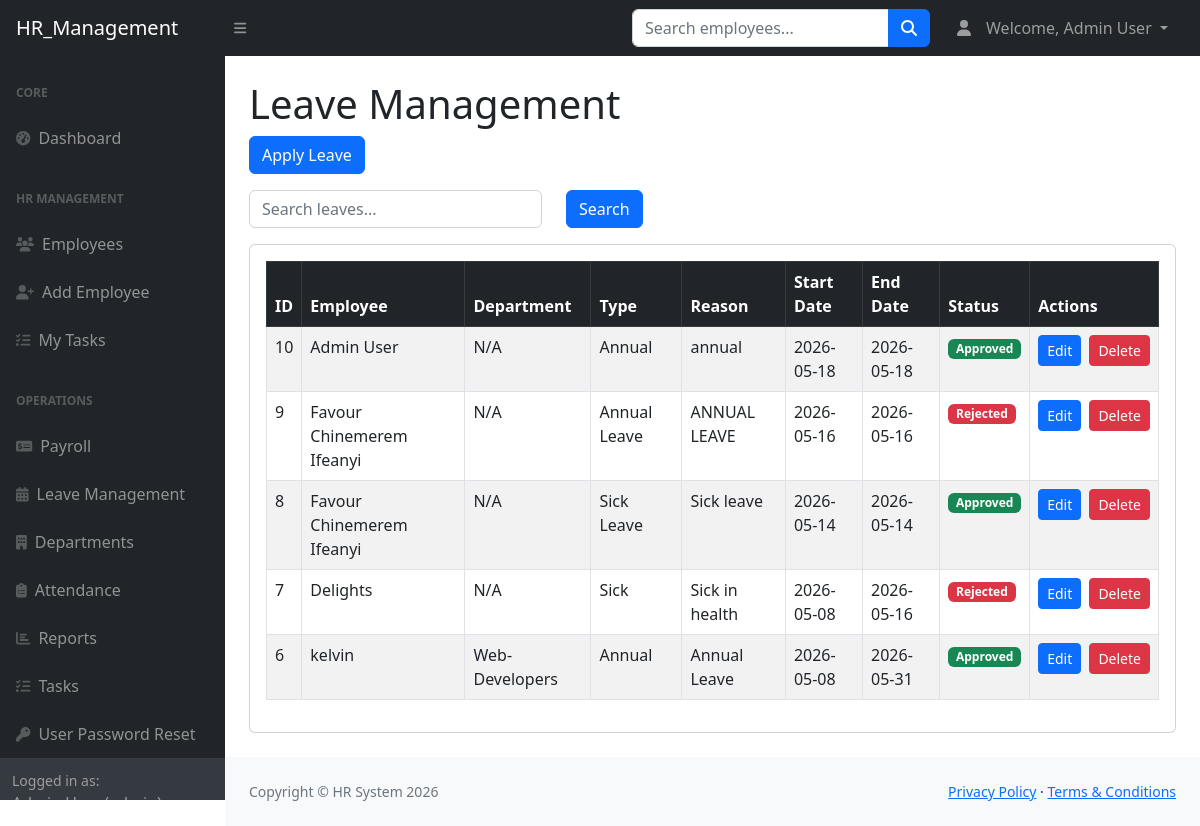
Screenshot of /hr_suite/leaves/index.php (signed in) with the database file from the repository.
### tables this page shows
CREATE TABLE `leaves` (
  `id` int(11) NOT NULL,
  `user_id` int(11) NOT NULL,
  `leave_type` varchar(50) NOT NULL,
  `start_date` date NOT NULL,
  `end_date` date NOT NULL,
  `reason` text NOT NULL,
  `status` enum('pending','approved','rejected') NOT NULL DEFAULT 'pending',
  `created_at` timestamp NOT NULL DEFAULT current_timestamp()
);

CREATE TABLE `users` (
  `id` int(11) NOT NULL,
  `full_name` varchar(100) NOT NULL,
  `email` varchar(100) NOT NULL,
  `password` varchar(255) NOT NULL,
  `role` enum('admin','hr','employee') NOT NULL DEFAULT 'employee',
  `department_id` int(11) NOT NULL,
  `created_at` timestamp NOT NULL DEFAULT current_timestamp(),
  `profile_image` varchar(255) DEFAULT NULL
);

CREATE TABLE `departments` (
  `id` int(11) NOT NULL,
  `department_name` varchar(100) NOT NULL,
  `created_at` timestamp NOT NULL DEFAULT current_timestamp()
);

### hr_suite/leaves/index.php (the view, shortened to what this page needs)
<?php
$limit = 5;
$page = isset($_GET['page']) ? $_GET['page'] : 1;
$start = ($page - 1) * $limit;
include("../config/db.php");
$search = "";
$sql = "SELECT
            leaves.*,
            users.full_name,
            departments.department_name
        FROM leaves
        LEFT JOIN users
        ON leaves.user_id = users.id
        LEFT JOIN departments
        ON users.department_id = departments.id
        WHERE
            users.full_name LIKE '%$search%'
            OR leaves.leave_type LIKE '%$search%'
            OR leaves.status LIKE '%$search%'
            OR leaves.start_date LIKE '%$search%'
            OR leaves.end_date LIKE '%$search%'
       ORDER BY id DESC
       LIMIT $start, $limit";
$result = mysqli_query($conn, $sql);
?>
<?php include("../includes/header.php"); ?>
<div id="layoutSidenav">
    <?php include("../includes/sidebar.php"); ?>
    <div id="layoutSidenav_content">
        <main>
            <div class="container-fluid px-4">
                <h1 class="mt-4">Leave Management</h1>
                <?php if($_SESSION['role'] == 'admin' || $_SESSION['role'] == 'hr'): ?>
                <a href="add_leave.php" class="btn btn-primary mb-3">
                    Apply Leave
                </a>
                <?php endif; ?>
                <form method="GET" class="mb-3">
                    <div class="row">
                        <div class="col-md-4">
                            <input type="text"
                                   name="search"
                                   class="form-control"
                                   placeholder="Search leaves..."
                                   value="<?php echo $search; ?>">
                        </div>
                        <div class="col-md-2">
                            <button type="submit" class="btn btn-primary">
                                Search
                            </button>
                        </div>
                    </div>
                </form>
                <div class="card mb-4">
                    <div class="card-body">
                        <table class="table table-bordered table-striped">
                            <thead class="table-dark">
                                <tr>
                                    <th>ID</th>
                                    <th>Employee</th>
                                    <th>Department</th>
                                    <th>Type</th>
                                    <th>Reason</th>
                                    <th>Start Date</th>
                                    <th>End Date</th>
                                    <th>Status</th>
                                    <th>Actions</th>
                                </tr>
                            </thead>
                            <tbody>
                            <?php while($row = mysqli_fetch_assoc($result)): ?>
                                <tr>
                                    <td><?php echo $row['id']; ?></td>
                                    <td><?php echo $row['full_name'] ?? 'Unknown'; ?></td>
                                    <td><?php echo $row['department_name'] ?? 'N/A'; ?></td>
                                    <td><?php echo $row['leave_type']; ?></td>
                                    <td><?php echo $row['reason']; ?></td>
                                    <td><?php echo $row['start_date']; ?></td>
                                    <td><?php echo $row['end_date']; ?></td>
                                    <td>
                                        <?php if(strtolower($row['status']) == 'pending'): ?>
                                            <span class="badge bg-warning">Pending</span>
                                        <?php elseif(strtolower($row['status']) == 'approved'): ?>
                                            <span class="badge bg-success">Approved</span>
                                        <?php else: ?>
                                            <span class="badge bg-danger">Rejected</span>
                                        <?php endif; ?>
                                    </td>
                                    <td style="white-space: nowrap;">
                                        <?php if($_SESSION['role'] == 'admin' || $_SESSION['role'] == 'hr'): ?>
                                        <a href="edit_leave.php?id=<?php echo $row['id']; ?>"
                                           class="btn btn-primary btn-sm me-1">
                                            Edit
                                        </a>
                                        <?php endif; ?>
                                        <?php if($_SESSION['role'] == 'admin'): ?>
                                        <a href="delete_leave.php?id=<?php echo $row['id']; ?>"
                                           class="btn btn-danger btn-sm"
                                           onclick="return confirm('Delete this leave?')">
                                            Delete
                                        </a>
                                        <?php endif; ?>
                                    </td>
                                </tr>
                            <?php endwhile; ?>
                            </tbody>
                        </table>
                    </div>
                </div>
            </div>
        </main>
<?php include("../includes/footer.php"); ?>

### rows the page displays
leaves: id "10", user.full_name "Admin User", department_name "N/A", leave_type "Annual", reason "annual", start_date "2026-05-18", end_date "2026-05-18", status "Approved"
leaves: id "9", user.full_name "Favour Chinemerem Ifeanyi", department_name "N/A", leave_type "Annual Leave", reason "ANNUAL LEAVE", start_date "2026-05-16", end_date "2026-05-16", status "Rejected"
leaves: id "8", user.full_name "Favour Chinemerem Ifeanyi", department_name "N/A", leave_type "Sick Leave", reason "Sick leave", start_date "2026-05-14", end_date "2026-05-14", status "Approved"
leaves: id "7", user.full_name "Delights", department_name "N/A", leave_type "Sick", reason "Sick in health", start_date "2026-05-08", end_date "2026-05-16", status "Rejected"
leaves: id "6", user.full_name "kelvin", departments.department_name "Web-Developers", leave_type "Annual", reason "Annual Leave", start_date "2026-05-08", end_date "2026-05-31", status "Approved"

### other values shown
$name "Admin User"
